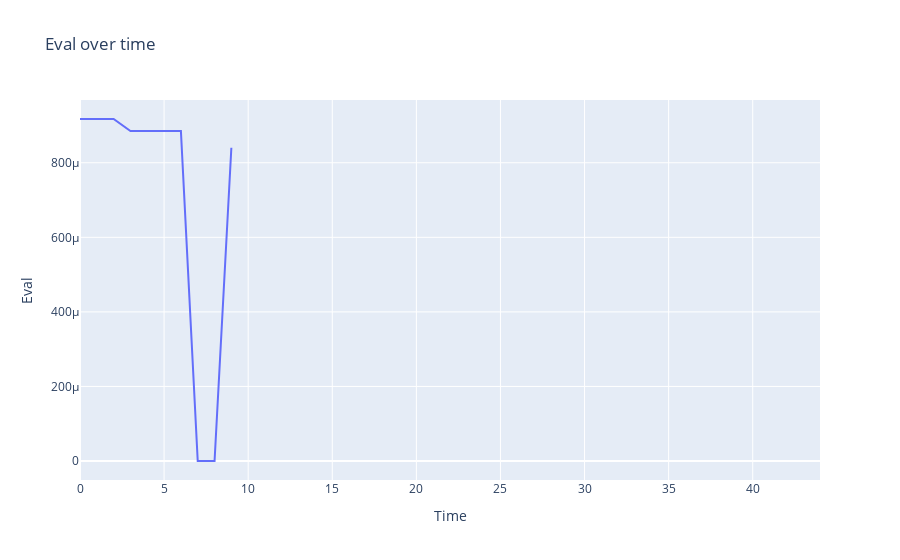

Source (notebook cell):
### Markdown cell above
durante a simulacao ele encontra um estado de falha, precisa jogar o risk pra +infinito e remover o histórico automaticamente

### Code cell
#plot all evals
fig = go.Figure()
for i in range(1):
    fig.add_trace(go.Scatter(x=np.arange(len(evals_history[i])), y=evals_history[i]/10, mode='lines'))
fig.update_layout(title='Eval over time', xaxis_title='Time', yaxis_title='Eval')
fig.show()

### Figure 1 — Plotly figure (JSON) as saved in the notebook; plotly's stock layout.template omitted (floating-point values rounded to 4 significant figures)
{"data": [{"mode": "lines", "type": "scatter", "x": [0, 1, 2, 3, 4, 5, 6, 7, 8, 9, 10, 11, 12, 13, 14, 15, 16, 17, 18, 19, 20, 21, 22, 23, 24, 25, 26, 27, 28, 29, 30, 31, 32, 33, 34, 35, 36, 37, 38, 39, 40, 41, 42, 43, 44], "y": [0.0009174, 0.0009174, 0.0009174, 0.000885, 0.000885, 0.000885, 0.000885, 0, 0, 0.0008403, null, null, null, null, null, null, null, null, null, null, null, null, null, null, null, null, null, null, null, null, null, null, null, null, null, null, null, null, null, null, null, null, null, null, null]}], "layout": {"title": {"text": "Eval over time"}, "xaxis": {"title": {"text": "Time"}}, "yaxis": {"title": {"text": "Eval"}}}}
